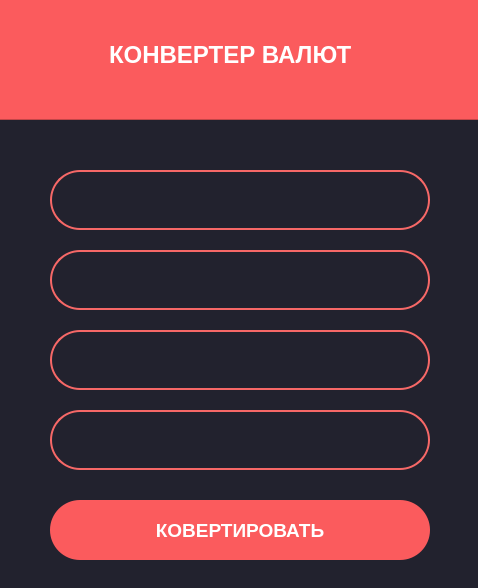
<?xml version="1.0" encoding="UTF-8"?>
<ui version="4.0">
 <class>MainWindow</class>
 <widget class="QMainWindow" name="MainWindow">
  <property name="geometry">
   <rect>
    <x>0</x>
    <y>0</y>
    <width>478</width>
    <height>588</height>
   </rect>
  </property>
  <property name="windowTitle">
   <string>CurrencyConventer</string>
  </property>
  <property name="styleSheet">
   <string notr="true">background-color: #22222e;f</string>
  </property>
  <widget class="QWidget" name="centralwidget">
   <widget class="QFrame" name="frame">
    <property name="geometry">
     <rect>
      <x>-1</x>
      <y>-1</y>
      <width>480</width>
      <height>121</height>
     </rect>
    </property>
    <property name="styleSheet">
     <string notr="true">background-color: #fb5b5d;</string>
    </property>
    <property name="frameShape">
     <enum>QFrame::StyledPanel</enum>
    </property>
    <property name="frameShadow">
     <enum>QFrame::Raised</enum>
    </property>
    <widget class="QLabel" name="label">
     <property name="geometry">
      <rect>
       <x>110</x>
       <y>30</y>
       <width>251</width>
       <height>51</height>
      </rect>
     </property>
     <property name="font">
      <font>
       <pointsize>18</pointsize>
       <weight>75</weight>
       <bold>true</bold>
      </font>
     </property>
     <property name="styleSheet">
      <string notr="true">color: #fff;</string>
     </property>
     <property name="text">
      <string>КОНВЕРТЕР ВАЛЮТ</string>
     </property>
    </widget>
   </widget>
   <widget class="QLineEdit" name="input_currency">
    <property name="geometry">
     <rect>
      <x>50</x>
      <y>170</y>
      <width>380</width>
      <height>60</height>
     </rect>
    </property>
    <property name="font">
     <font>
      <pointsize>14</pointsize>
      <weight>75</weight>
      <bold>true</bold>
     </font>
    </property>
    <property name="styleSheet">
     <string notr="true">background-color: #22222e;
border: 2px solid #f66867;
border-radius: 30px;
color: #fff;</string>
    </property>
    <property name="alignment">
     <set>Qt::AlignCenter</set>
    </property>
   </widget>
   <widget class="QLineEdit" name="input_amount">
    <property name="geometry">
     <rect>
      <x>50</x>
      <y>250</y>
      <width>380</width>
      <height>60</height>
     </rect>
    </property>
    <property name="font">
     <font>
      <pointsize>14</pointsize>
      <weight>75</weight>
      <bold>true</bold>
     </font>
    </property>
    <property name="styleSheet">
     <string notr="true">background-color: #22222e;
border: 2px solid #f66867;
border-radius: 30px;
color: #fff;</string>
    </property>
    <property name="alignment">
     <set>Qt::AlignCenter</set>
    </property>
   </widget>
   <widget class="QLineEdit" name="output_currency">
    <property name="geometry">
     <rect>
      <x>50</x>
      <y>330</y>
      <width>380</width>
      <height>60</height>
     </rect>
    </property>
    <property name="font">
     <font>
      <pointsize>14</pointsize>
      <weight>75</weight>
      <bold>true</bold>
     </font>
    </property>
    <property name="styleSheet">
     <string notr="true">background-color: #22222e;
border: 2px solid #f66867;
border-radius: 30px;
color: #fff;</string>
    </property>
    <property name="alignment">
     <set>Qt::AlignCenter</set>
    </property>
   </widget>
   <widget class="QLineEdit" name="output_amount">
    <property name="geometry">
     <rect>
      <x>50</x>
      <y>410</y>
      <width>380</width>
      <height>60</height>
     </rect>
    </property>
    <property name="font">
     <font>
      <pointsize>14</pointsize>
      <weight>75</weight>
      <bold>true</bold>
     </font>
    </property>
    <property name="styleSheet">
     <string notr="true">background-color: #22222e;
border: 2px solid #f66867;
border-radius: 30px;
color: #fff;</string>
    </property>
    <property name="alignment">
     <set>Qt::AlignCenter</set>
    </property>
   </widget>
   <widget class="QPushButton" name="pushButton">
    <property name="geometry">
     <rect>
      <x>50</x>
      <y>500</y>
      <width>380</width>
      <height>60</height>
     </rect>
    </property>
    <property name="font">
     <font>
      <pointsize>14</pointsize>
      <weight>75</weight>
      <bold>true</bold>
     </font>
    </property>
    <property name="styleSheet">
     <string notr="true">QPushButton {
	color: #fff;
	background-color: #fb5b5d;
	border-radius: 30px;
}

QPushButton:pressed {
	background-color: #fa4244;
}</string>
    </property>
    <property name="text">
     <string>КОВЕРТИРОВАТЬ</string>
    </property>
   </widget>
  </widget>
 </widget>
 <resources/>
 <connections/>
</ui>
